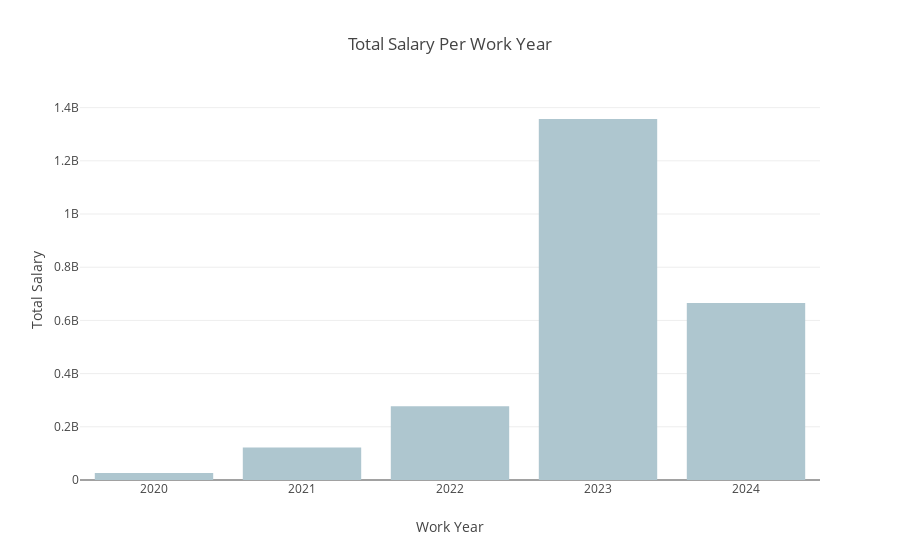

This figure's notebook cell:
### Code cell
# Work Count By Salary

year_salary = job_salaries.groupby('work_year')['salary'].sum().sort_values()

year_salary_df = year_salary.reset_index()

# Create a bar chart using Plotly Express (px.bar)
fig = px.bar(year_salary_df, x='work_year', y='salary', title='Total Salary Per Work Year',
             labels={'work_year': 'Work Year', 'salary': 'Total Salary'},color_discrete_sequence=['#AEC6CF'])

# Show the plot
fig.show()

### Figure 1 — Plotly figure (JSON) as saved in the notebook; plotly's stock layout.template omitted (floating-point values rounded to 4 significant figures)
{"data": [{"alignmentgroup": "True", "hovertemplate": "Work Year=%{x}<br>Total Salary=%{y}<extra></extra>", "legendgroup": "", "marker": {"color": "#AEC6CF", "pattern": {"shape": ""}}, "name": "", "offsetgroup": "", "orientation": "v", "showlegend": false, "textposition": "auto", "type": "bar", "x": [2020, 2021, 2022, 2024, 2023], "xaxis": "x", "y": [26747809, 121938516, 276880034, 665795361, 1357245384], "yaxis": "y"}], "layout": {"barmode": "relative", "legend": {"tracegroupgap": 0}, "title": {"text": "Total Salary Per Work Year"}, "xaxis": {"anchor": "y", "domain": [0, 1], "title": {"text": "Work Year"}}, "yaxis": {"anchor": "x", "domain": [0, 1], "title": {"text": "Total Salary"}}}}
